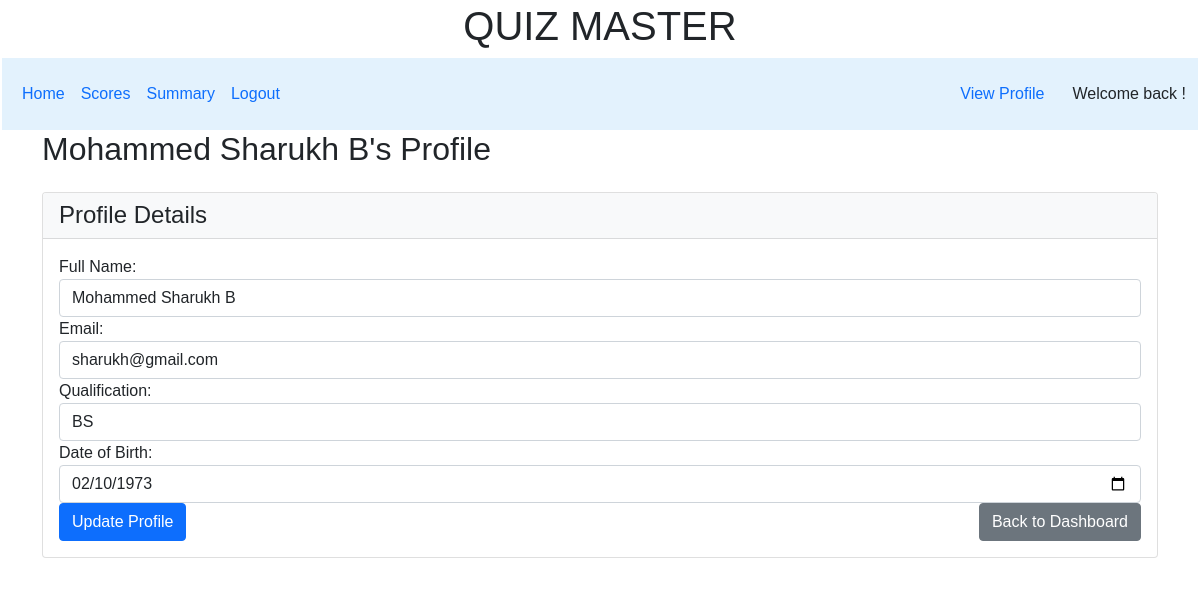
/view_profile/2 (signed in), run on the app's committed database.
### controllers/model.py (models this page shows)
class User_Info(db.Model):
    __tablename__ = 'user_info'
    id = db.Column(db.Integer, primary_key=True)
    email = db.Column(db.String(120), unique=True, nullable=False)
    password = db.Column(db.String, nullable=False)
    role = db.Column(db.Integer, default=1)
    fullname = db.Column(db.String(120), nullable=False)
    qualification = db.Column(db.String, nullable=False)
    dob = db.Column(db.Date, nullable=False)
    quiz = db.relationship('QuizResult',cascade='all, delete', backref=db.backref('User_info_ref', lazy='select'), lazy=True)

### controllers/controller.py (the view, shortened to what this page needs)
@app.route("/view_profile/<int:user_id>", methods=["GET", "POST"])
@login_required
def view_profile(user_id):
    if user_id != session.get('user_id') and session.get('role') != 0:
        flash("You can only edit your own profile", "error")
        return redirect(url_for('user_interface', id=session.get('user_id')))
    user_info = User_Info.query.get_or_404(user_id)
    return render_template("view_profile.html", user_info=user_info)

### controllers/controller.py (called while the page is built)
def login_required(f):
    @wraps(f)
    def decorated_function(*args, **kwargs):
        if 'user_id' not in session:
            flash('Please log in to access this page.', 'error')
            return redirect(url_for('login'))
        return f(*args, **kwargs)
    return decorated_function

### templates/view_profile.html (shortened to what this page needs)
{% extends "user_layout.html" %}
{% block content %}
<div class="container">
    <h2 class="mb-4">{{ user_info.fullname }}'s Profile</h2>
    <div class="card mb-4">
        <div class="card-header bg-light">
            <h4 class="mb-0">Profile Details</h4>
        </div>
        <div class="card-body">
            <form method="POST" action="{{ url_for('view_profile', user_id=user_info.id) }}">
                <div class="form-group ">
                    <label for="fullname">Full Name:</label>
                    <input type="text" class="form-control" id="fullname" name="fullname"
                           value="{{ user_info.fullname if user_info.fullname else '' }}" required>
                </div>
                <div class="form-group ">
                    <label for="email">Email:</label>
                    <input type="email" class="form-control" id="email" name="email"
                           value="{{ user_info.email if user_info.email else '' }}" required>
                </div>
                <div class="form-group ">
                    <label for="qualification">Qualification:</label>
                    <input type="text" class="form-control" id="qualification" name="qualification"
                           value="{{ user_info.qualification if user_info.qualification else '' }}">
                </div>
                <div class="form-group ">
                    <label for="dob">Date of Birth:</label>
                    <input type="date" class="form-control" id="dob" name="dob"
                           value="{{ user_info.dob.strftime('%Y-%m-%d') if user_info.dob else '' }}">
                </div>
                <div class="d-flex justify-content-between">
                    <button type="submit" class="btn btn-primary">Update Profile</button>
                    <a href="{{ url_for('user_interface', id=user_info.id) }}" class="btn btn-secondary">Back to Dashboard</a>
                </div>
            </form>
        </div>
    </div>
</div>
{% endblock %}

### static/style.css (style rules this page uses)
* { margin: 0px; padding: 0px; box-sizing: border-box; font-family: Arial, Helvetica, sans-serif; }

### data on the page
User_Info: fullname "Mohammed Sharukh B", email "sharukh@gmail.com", qualification "BS", dob "02/10/1973"
